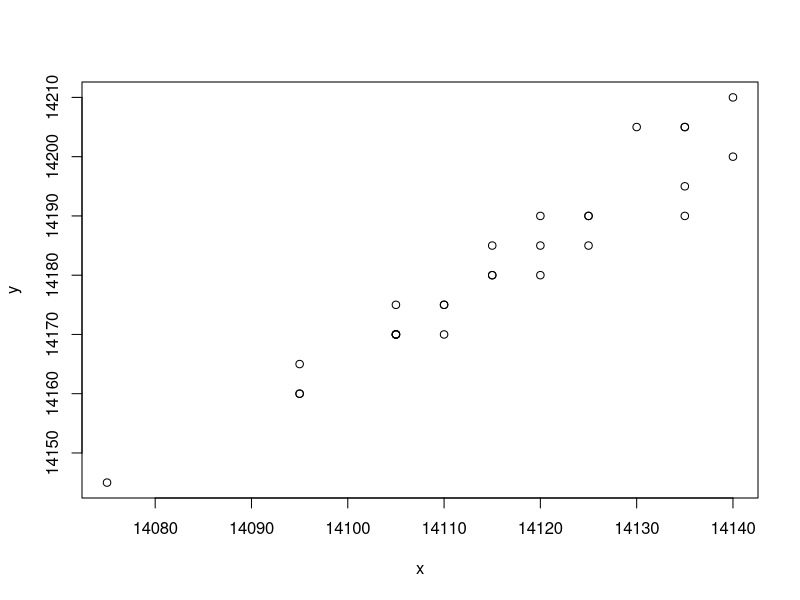
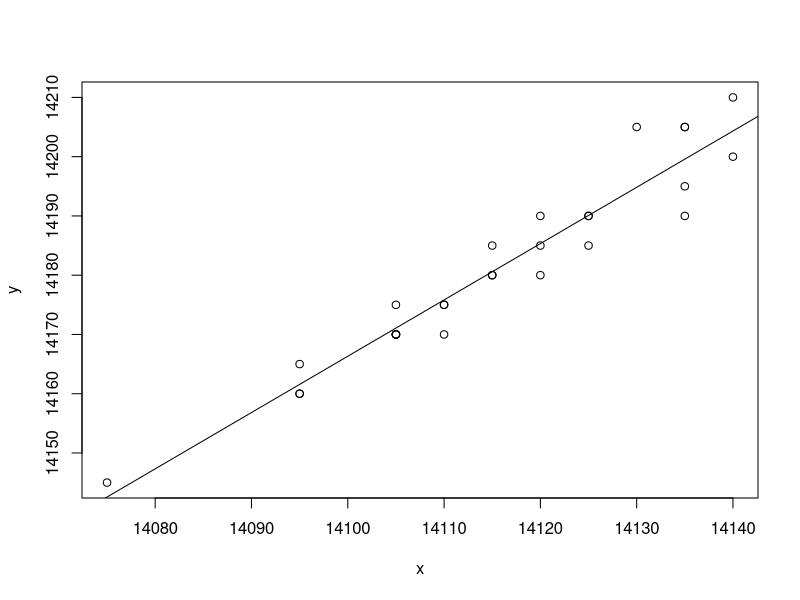
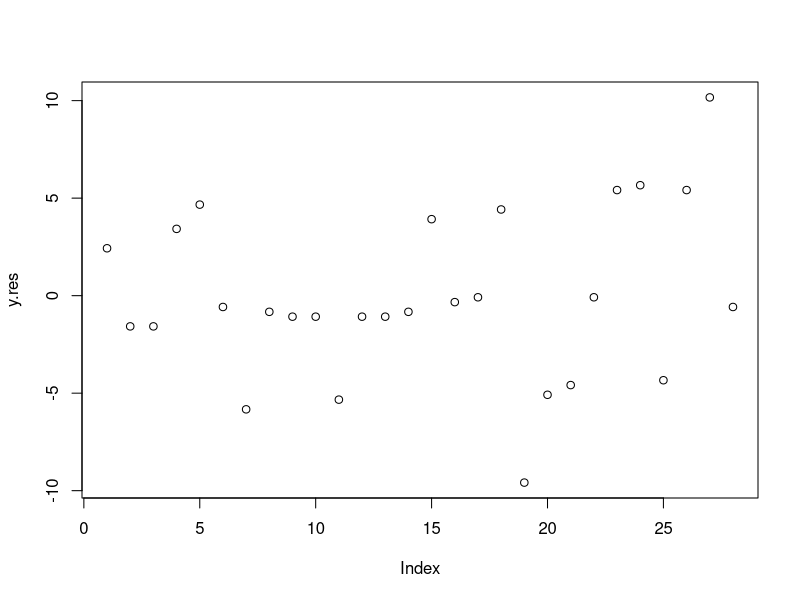
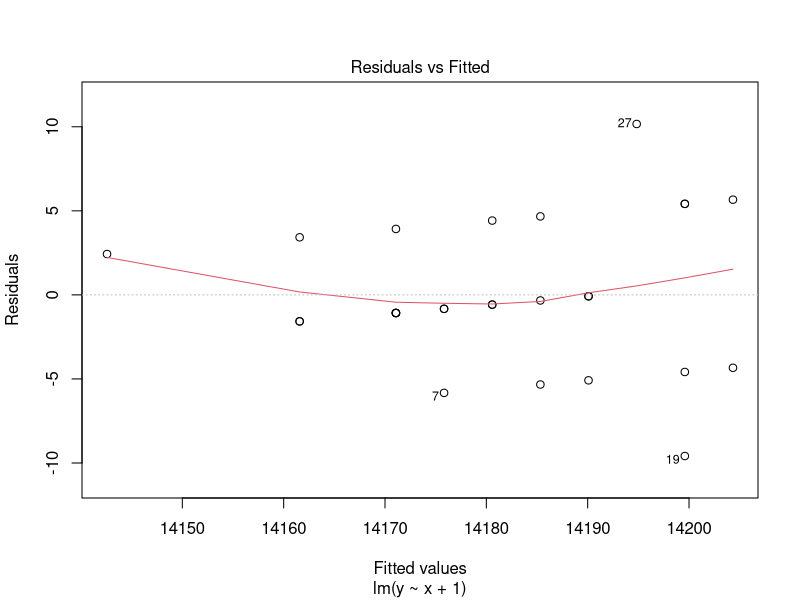
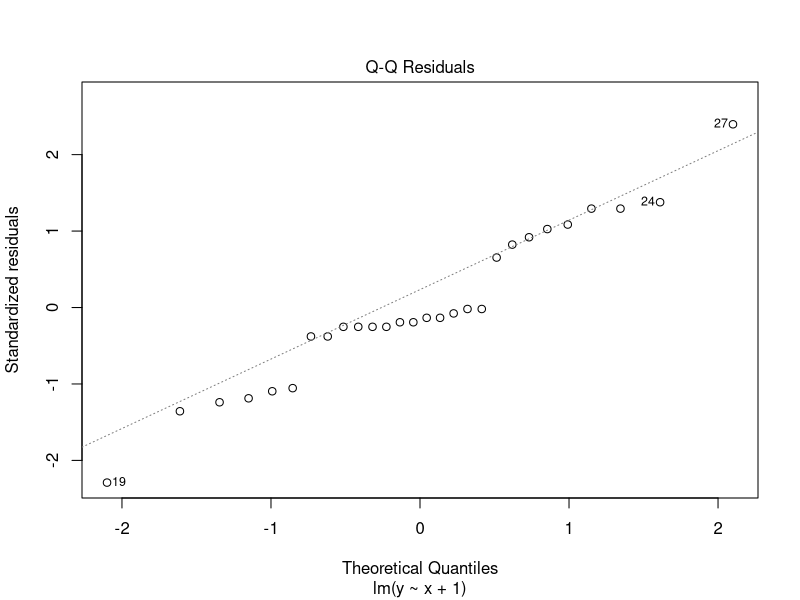
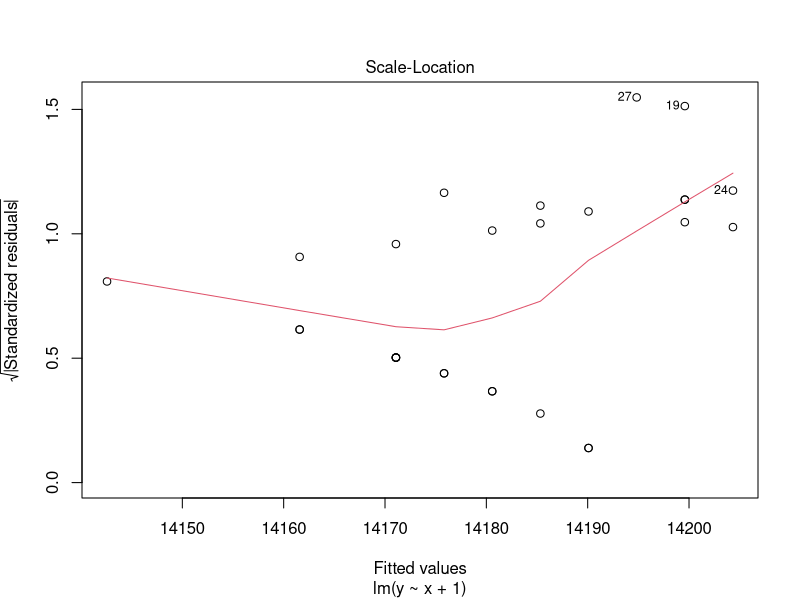
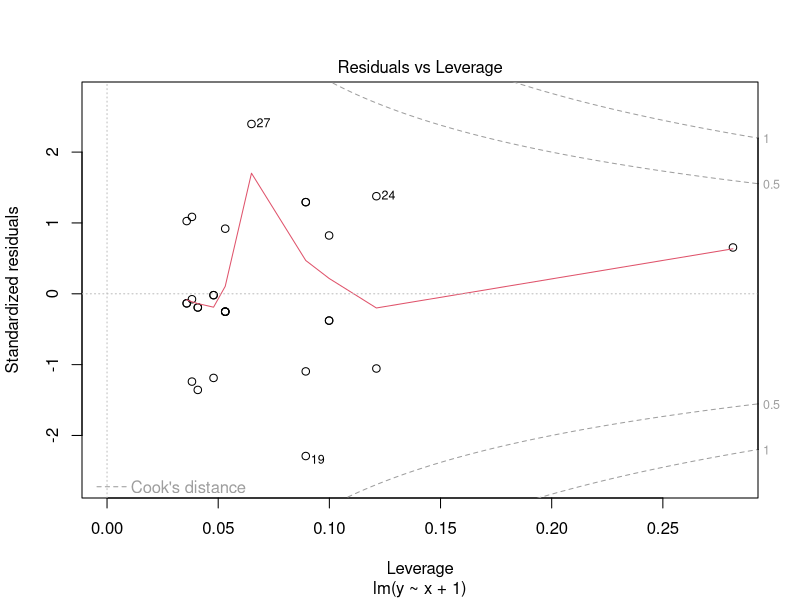
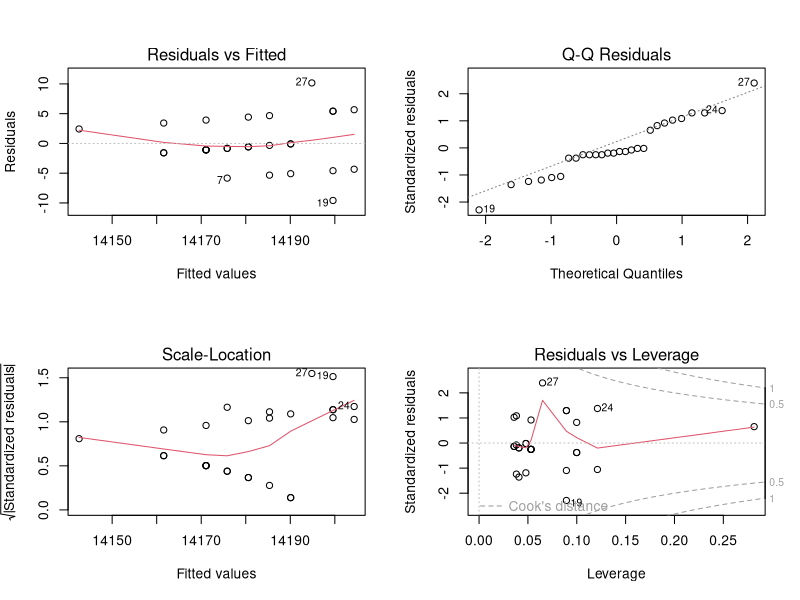

These figures' R source, in order:
# load time series library
library(zoo)
library(xts)
dat <-read.csv("test_data - Sheet1.csv", stringsAsFactors = F)

# change it to xts format
df <- xts(dat[, -1], order.by = as.POSIXct(dat[,1]))

x <- as.numeric(df[,1])
y <- as.numeric(df[,2])

plot(y~x+1) 

# slope and intercept, residuals, etc.
lm.ab <- lm(y~x+1)
lm.ab$coefficients
lm.ab$call
lm.ab$residuals
summary(lm.ab) # F-test, p.66

# run together 
plot(y ~ x+ 1)
abline(lm.ab)

# residuals 
y.res <- residuals(lm.ab)

shapiro.test(y.res)
plot(y.res)

# four plots p.68
plot(lm.ab)
# explanation p.69

# all four plots on one page
par(mfrow = c(2,2))
plot(lm.ab)
